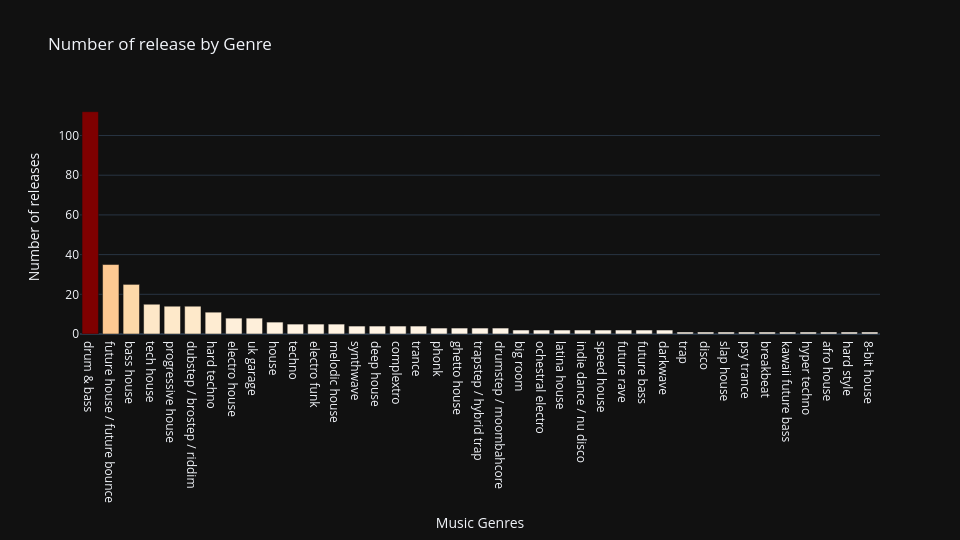

The cell this chart's notebook holds for it:
### Code cell
bar_genre_release = plot_bar(dataframe=data_gen_count,
                             x='genre',
                             y='n_release',
                             title='Number of release by Genre',
                             x_label='Music Genres',
                             y_label='Number of releases',
                             col_range=(data_gen_count.n_release.min(), data_gen_count.n_release.max()))
bar_genre_release.show()

### Figure 1 — Plotly figure (JSON) as saved in the notebook; plotly's stock layout.template omitted (floating-point values rounded to 4 significant figures)
{"data": [{"alignmentgroup": "True", "hovertemplate": "Music Genres=%{x}<br>Number of releases=%{marker.color}<extra></extra>", "legendgroup": "", "marker": {"color": [112, 35, 25, 15, 14, 14, 11, 8, 8, 6, 5, 5, 5, 4, 4, 4, 4, 3, 3, 3, 3, 2, 2, 2, 2, 2, 2, 2, 2, 1, 1, 1, 1, 1, 1, 1, 1, 1, 1], "coloraxis": "coloraxis", "pattern": {"shape": ""}}, "name": "", "offsetgroup": "", "orientation": "v", "showlegend": false, "textposition": "auto", "x": ["drum & bass", "future house / future bounce", "bass house", "tech house", "progressive house", "dubstep / brostep / riddim", "hard techno", "electro house", "uk garage", "house", "techno", "electro funk", "melodic house", "synthwave", "deep house", "complextro", "trance", "phonk", "ghetto house", "trapstep / hybrid trap", "drumstep / moombahcore", "big room", "ochestral electro", "latina house", "indie dance / nu disco", "speed house", "future rave", "future bass", "darkwave", "trap", "disco", "slap house", "psy trance", "breakbeat", "kawaii future bass", "hyper techno", "afro house", "hard style", "8-bit house"], "xaxis": "x", "y": [112, 35, 25, 15, 14, 14, 11, 8, 8, 6, 5, 5, 5, 4, 4, 4, 4, 3, 3, 3, 3, 2, 2, 2, 2, 2, 2, 2, 2, 1, 1, 1, 1, 1, 1, 1, 1, 1, 1], "yaxis": "y", "type": "bar"}], "layout": {"xaxis": {"anchor": "y", "domain": [0.0, 1.0], "title": {"text": "Music Genres"}, "categoryorder": "total descending"}, "yaxis": {"anchor": "x", "domain": [0.0, 1.0], "title": {"text": "Number of releases"}}, "coloraxis": {"colorbar": {"title": {"text": "Number of releases"}}, "colorscale": [[0.0, "rgb(255,247,236)"], [0.125, "rgb(254,232,200)"], [0.25, "rgb(253,212,158)"], [0.375, "rgb(253,187,132)"], [0.5, "rgb(252,141,89)"], [0.625, "rgb(239,101,72)"], [0.75, "rgb(215,48,31)"], [0.875, "rgb(179,0,0)"], [1.0, "rgb(127,0,0)"]], "cmin": 1, "cmax": 112, "showscale": false}, "legend": {"tracegroupgap": 0}, "title": {"text": "Number of release by Genre"}, "barmode": "relative", "height": 540, "width": 960}}
